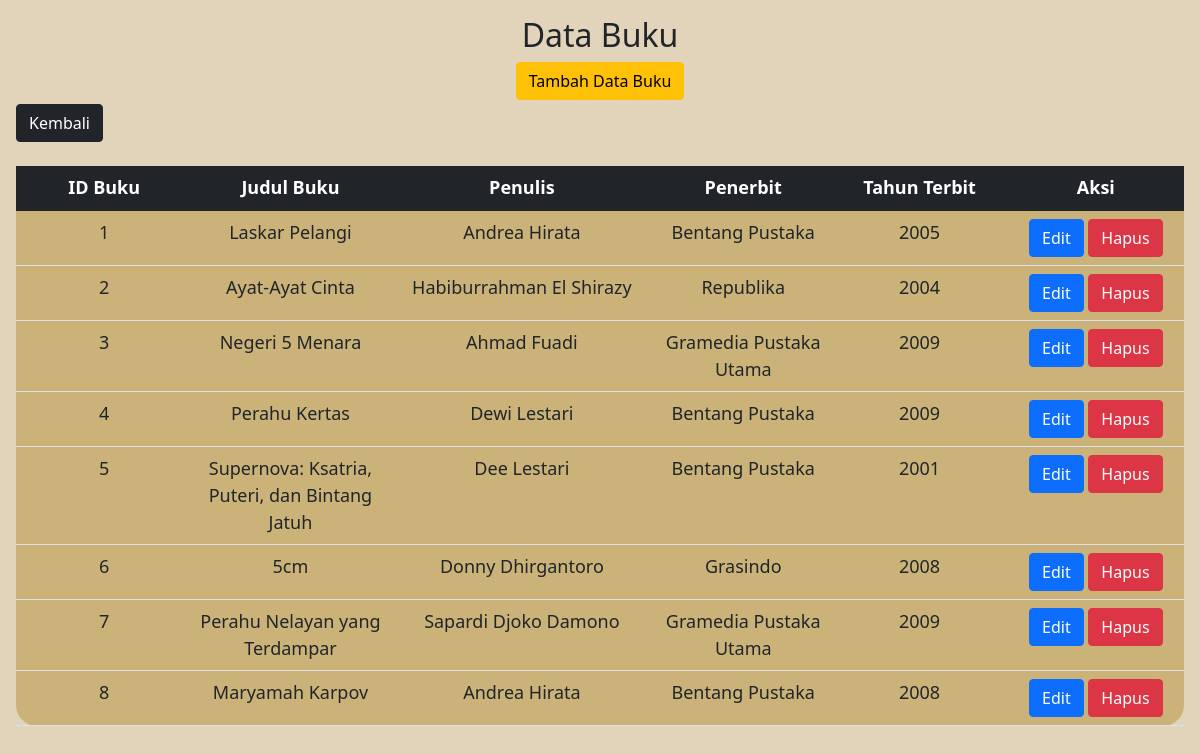
The page /Buku.php on the database its author committed.
### tables this page shows
CREATE TABLE `buku` (
  `id_buku` int(11) NOT NULL,
  `judul_buku` varchar(500) NOT NULL,
  `penulis` varchar(500) NOT NULL,
  `penerbit` varchar(250) NOT NULL,
  `tahun_terbit` int(11) NOT NULL
);

### Model.php (the view, shortened to what this page needs)
<!DOCTYPE html>
<html lang="en">
<head>
    <link href="https://cdn.jsdelivr.net/npm/bootstrap@5.1.3/dist/css/bootstrap.min.css" rel="stylesheet"
>
</head>
<body>
</body>
</html>
<?php
function readData($nama_tabel)
{
    require "Koneksi.php";
    $stmt = $conn->prepare("SELECT * FROM $nama_tabel");
    $stmt->execute();
    $result = $stmt->fetchAll();
    if (!empty($result)) {
        if ($nama_tabel == "member") {
            foreach ($result as $hasil) {
                echo "<tr>";
                echo "<td  class='text-center'>" . $hasil['id_member'] . "</td>";
                echo "<td>" . $hasil['nama_member'] . "</td>";
                echo "<td>" . $hasil['nomor_member'] . "</td>";
                echo "<td>" . $hasil['alamat'] . "</td>";
                echo "<td>" . $hasil["tgl_mendaftar"] . "</td>";
                echo "<td>" . $hasil["tgl_terakhir_bayar"] . "</td>";
                echo "<td>";
                echo "<a class='btn btn-primary' href='FormMember.php?id_member=" . $hasil['id_member'] . "'>Edit</a>";
                echo " ";
                echo "<a class='btn btn-danger' href='Member.php?id_member=" . $hasil['id_member'] . "' onclick=\"return confirm('Yakin Ingin Dihapus?')\">Hapus</a>";
                echo "</td>";
                echo "</tr>";
            }
        } elseif ($nama_tabel == "buku") {
            foreach ($result as $hasil) {
                echo "<tr>";
                echo "<td class='text-center'>" . $hasil['id_buku'] . "</td>";
                echo "<td>" . $hasil['judul_buku'] . "</td>";
                echo "<td>" . $hasil['penulis'] . "</td>";
                echo "<td>" . $hasil['penerbit'] . "</td>";
                echo "<td>" . $hasil["tahun_terbit"] . "</td>";
                echo "<td>";
                echo "<a class='btn btn-primary' href='FormBuku.php?id_buku=" . $hasil['id_buku'] . "'>Edit</a>";
                echo "<a class='btn btn-danger' href='Buku.php?id_buku=" . $hasil['id_buku'] . "' onclick=\"return confirm('Yakin Ingin Dihapus?')\">Hapus</a>";
                echo "</td>";
                echo "</tr>";
            }
        }
    }
}

### Buku.php (shortened to what this page needs)
<!DOCTYPE html>
<html lang="en">
<head>
    <link href="https://cdn.jsdelivr.net/npm/bootstrap@5.1.3/dist/css/bootstrap.min.css" rel="stylesheet"
>
</head>
<body class="p-3" style="background-color: #E1D4BB;">
    <?php
    require('./Model.php');
    ?>
    <h2>
        <center>Data Buku</center>
    </h2>
    <center><a href="FormBuku.php"><button class="btn btn-warning mb-1">Tambah Data Buku</button></a></center>
    <a href="index.php"><button class="btn btn-dark mb-4">Kembali</button></a>
    <table class="table">
        <thead class="table-dark">
            <tr>
                <th class="text-center">ID Buku</th>
                <th class="text-center">Judul Buku</th>
                <th class="text-center">Penulis</th>
                <th class="text-center">Penerbit</th>
                <th class="text-center">Tahun Terbit</th>
                <th class="text-center">Aksi</th>
            </tr>
        </thead>
        <?php readData("buku") ?>
    </table>
</body>
</html>

### Buku.php (style rules this page uses)
table, tr, td { border-collapse: collapse; border-radius: 21px; padding: 40px 60px; font-size: 18px; }
table { width: max-content; border-radius: 21px; background: #CBB279; color: black; }
td { width: 100px; height: 10px; text-align: center; }
button { display: inline-block; border-radius: 10px; border: 1px solid #03045e; position: relative; overflow: hidden; transition: all 0.5s ease-in; z-index: 1; }
button::before, button::after { content: ''; position: absolute; top: 0; width: 0; height: 100%; transform: skew(15deg); transition: all 0.5s; overflow: hidden; z-index: -1; }
button::before { left: -10px; background: #537188; }
button::after { right: -10px; background: #537188; }

### rows shown on the page
buku: id_buku "1", judul_buku "Laskar Pelangi", penulis "Andrea Hirata", penerbit "Bentang Pustaka", tahun_terbit "2005"
buku: id_buku "2", judul_buku "Ayat-Ayat Cinta", penulis "Habiburrahman El Shirazy", penerbit "Republika", tahun_terbit "2004"
buku: id_buku "3", judul_buku "Negeri 5 Menara", penulis "Ahmad Fuadi", penerbit "Gramedia Pustaka Utama", tahun_terbit "2009"
buku: id_buku "4", judul_buku "Perahu Kertas", penulis "Dewi Lestari", penerbit "Bentang Pustaka", tahun_terbit "2009"
buku: id_buku "5", judul_buku "Supernova: Ksatria, Puteri, dan Bintang Jatuh", penulis "Dee Lestari", penerbit "Bentang Pustaka", tahun_terbit "2001"
buku: id_buku "6", judul_buku "5cm", penulis "Donny Dhirgantoro", penerbit "Grasindo", tahun_terbit "2008"
buku: id_buku "7", judul_buku "Perahu Nelayan yang Terdampar", penulis "Sapardi Djoko Damono", penerbit "Gramedia Pustaka Utama", tahun_terbit "2009"
buku: id_buku "8", judul_buku "Maryamah Karpov", penulis "Andrea Hirata", penerbit "Bentang Pustaka", tahun_terbit "2008"
